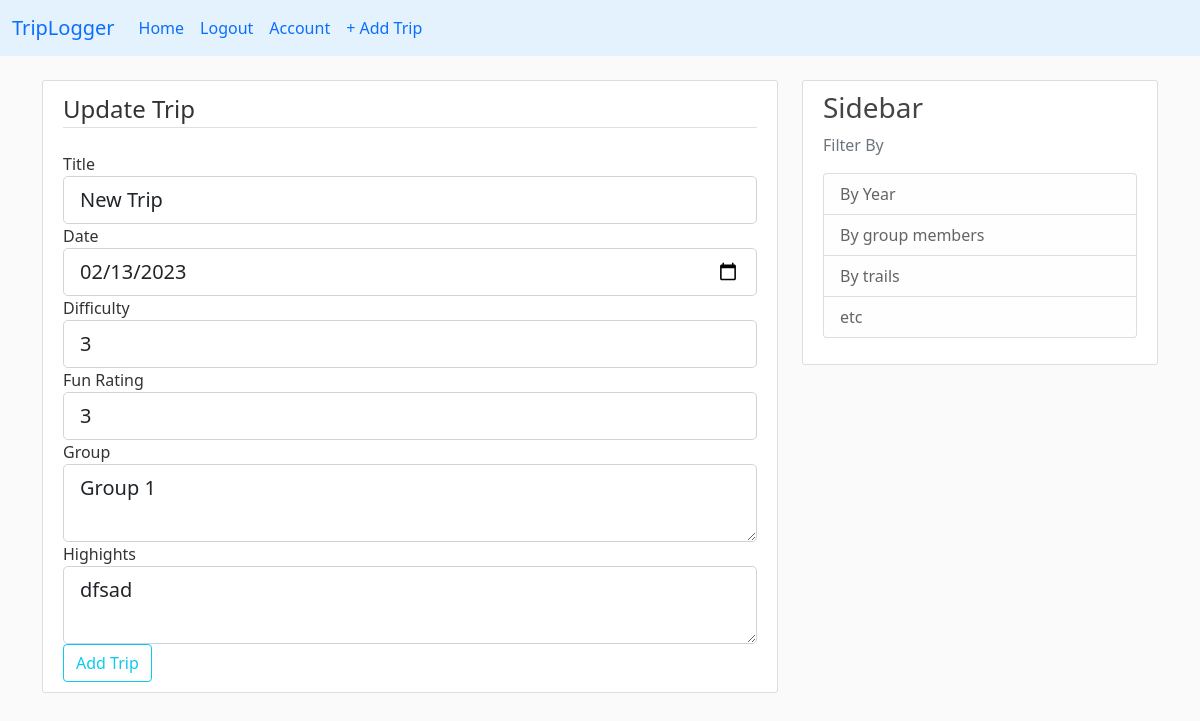
Screenshot of /trip/1/update (signed in) with the database file from the repository.
### triplog/models.py (models this page shows, shortened)
class Trip(db.Model):
    id = db.Column(db.Integer, primary_key=True)
    title = db.Column(db.String(100), nullable=False)
    trip_date = db.Column(db.DateTime, nullable=False)
    trip_group = db.Column(db.Text, nullable=False)
    difficulty = db.Column(db.Integer, nullable=False)
    fun_rating = db.Column(db.Integer, nullable=False)
    highlights = db.Column(db.Text)
    image_trip = db.Column(db.String(20), nullable=False,
                           default='scene.jpg')
    user_id = db.Column(db.Integer, db.ForeignKey('user.id'), nullable=False)

### triplog/trips/routes.py (the view)
@trips.route("/trip/<int:trip_id>/update", methods=["GET", "POST"])
@login_required
def update_trip(trip_id):
    trip = Trip.query.get_or_404(trip_id)
    if trip.author != current_user:
        abort(403)
    form = TripForm()
    if form.validate_on_submit():
        trip.title = form.title.data
        trip.trip_date = form.trip_date.data
        trip.difficulty = form.difficulty.data
        trip.fun_rating = form.fun_rating.data
        trip.trip_group = form.trip_group.data
        trip.highlights = form.highlights.data
        db.session.commit()
        flash("Your trip has been updated", 'success')
        return redirect(url_for('trips.trip', trip_id=trip_id))
    elif request.method == 'GET':
        form.title.data = trip.title
        form.trip_date.data = trip.trip_date
        form.difficulty.data = trip.difficulty
        form.fun_rating.data = trip.fun_rating
        form.trip_group.data = trip.trip_group
        form.highlights .data = trip.highlights
    return render_template('create_trip.html', title='Update Trip', form=form, legend='Update Trip')

### triplog/trips/forms.py
class TripForm(FlaskForm):
    title = StringField('Title', validators=[DataRequired()])
    trip_date = DateField('Date', validators=[DataRequired()])
    difficulty = StringField('Difficulty', validators=[DataRequired()])
    fun_rating = StringField('Fun Rating', validators=[DataRequired()])
    trip_group = TextAreaField('Group', validators=[DataRequired()])
    highlights = TextAreaField('Highights', validators=[DataRequired()])
    submit = SubmitField('Add Trip')

### triplog/models.py (called while the page is built)
@login_manager.user_loader
def load_user(user_id):
    return User.query.get(int(user_id))

### triplog/templates/create_trip.html (shortened to what this page needs)
{% extends "layout.html" %}
{% block content %}
<div class="content-section">
    <form method="POST" action="">
        <fieldset class="form-group">
            <legend class="border-bottom mb-4">{{ legend }}</legend>
            <div class="form-group">
                {{ form.title.label(class="form-control-label") }}
                {% if form.title.errors %}
                {{ form.title(class="form-control form-lg is-invalid") }}
                <div class="invalid-feedback">
                    {% for error in form.title.errors %}
                    <span>{{ error }}</span>
                    {% endfor %}
                </div>
                {% else %}
                {{ form.title(class="form-control form-control-lg") }}
                {% endif %}
            </div>
            <div class="form-group">
                {{ form.trip_date.label(class="form-control-label") }}
                {% if form.trip_date.errors %}
                {{ form.trip_date(class="form-control form-lg is-invalid") }}
                <div class="invalid-feedback">
                    {% for error in form.trip_date.errors %}
                    <span>{{ error }}</span>
                    {% endfor %}
                </div>
                {% else %}
                {{ form.trip_date(class="form-control form-control-lg") }}
                {% endif %}
            </div>
            <div class="form-group">
                {{ form.difficulty.label(class="form-control-label") }}
                {% if form.difficulty.errors %}
                {{ form.difficulty(class="form-control form-lg is-invalid") }}
                <div class="invalid-feedback">
                    {% for error in form.difficulty.errors %}
                    <span>{{ error }}</span>
                    {% endfor %}
                </div>
                {% else %}
                {{ form.difficulty(class="form-control form-control-lg") }}
                {% endif %}
            </div>
            <div class="form-group">
                {{ form.fun_rating.label(class="form-control-label") }}
                {% if form.fun_rating.errors %}
                {{ form.fun_rating(class="form-control form-lg is-invalid") }}
                <div class="invalid-feedback">
                    {% for error in form.fun_rating.errors %}
                    <span>{{ error }}</span>
                    {% endfor %}
                </div>
                {% else %}
                {{ form.fun_rating(class="form-control form-control-lg") }}
                {% endif %}
            </div>
            <div class="form-group">
                {{ form.trip_group.label(class="form-control-label") }}
                {% if form.trip_group.errors %}
                {{ form.trip_group(class="form-control form-lg is-invalid") }}
                <div class="invalid-feedback">
                    {% for error in form.trip_group.errors %}
                    <span>{{ error }}</span>
                    {% endfor %}
                </div>
                {% else %}
                {{ form.trip_group(class="form-control form-control-lg") }}
                {% endif %}
            </div>
            <div class="form-group">
                {{ form.highlights.label(class="form-control-label") }}
                {% if form.highlights.errors %}
                {{ form.highlights(class="form-control form-lg is-invalid") }}
                <div class="invalid-feedback">
                    {% for error in form.highlights.errors %}
                    <span>{{ error }}</span>
                    {% endfor %}
                </div>
                {% else %}
                {{ form.highlights(class="form-control form-control-lg") }}
                {% endif %}
            </div>
        </fieldset>
        <div class="form-group">
            {{ form.submit(class="btn btn-outline-info") }}
        </div>
    </form>
</div>
{% endblock content %}

### triplog/static/main.css (style rules this page uses)
body { background: #fafafa; color: #333333; margin-top: 5rem; }
.content-section { background: #ffffff; padding: 10px 20px; border: 1px solid #dddddd; border-radius: 3px; margin-bottom: 20px; }

### rows the page displays
Trip: title "New Trip", trip_date "02/13/2023", difficulty "3", fun_rating "3", trip_group "Group 1", highlights "dfsad"

### other values shown
{{ legend }} "Update Trip"
